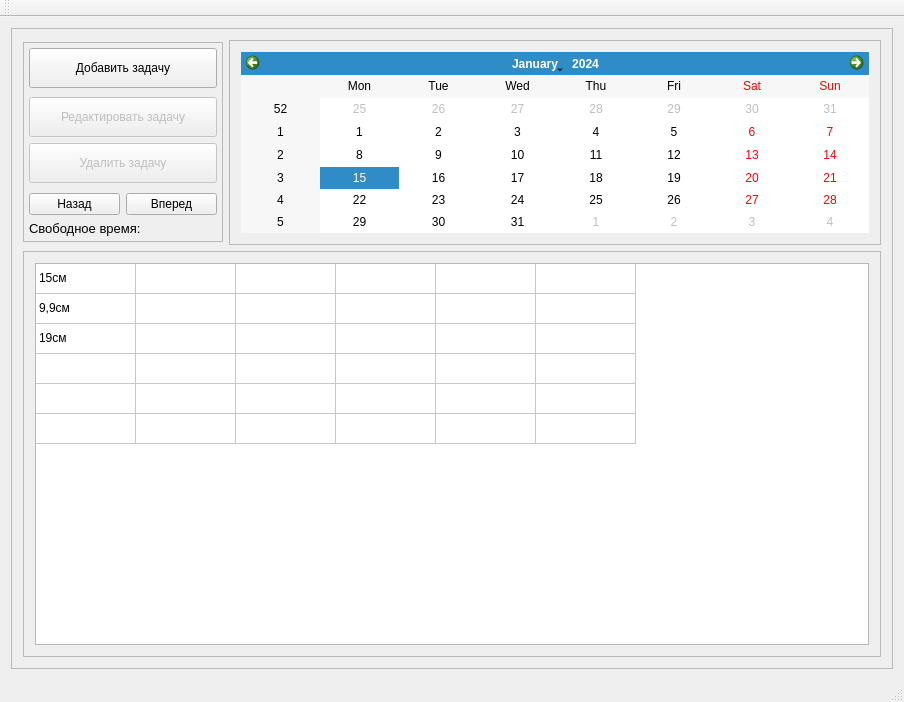
<?xml version="1.0" encoding="UTF-8"?>
<ui version="4.0">
 <class>MainWindow</class>
 <widget class="QMainWindow" name="MainWindow">
  <property name="geometry">
   <rect>
    <x>0</x>
    <y>0</y>
    <width>904</width>
    <height>702</height>
   </rect>
  </property>
  <property name="windowTitle">
   <string>MainWindow</string>
  </property>
  <widget class="QWidget" name="centralWidget">
   <layout class="QGridLayout" name="gridLayout">
    <item row="0" column="0">
     <widget class="QFrame" name="frameMain">
      <property name="frameShape">
       <enum>QFrame::StyledPanel</enum>
      </property>
      <property name="frameShadow">
       <enum>QFrame::Raised</enum>
      </property>
      <layout class="QGridLayout" name="gridLayout_5">
       <item row="0" column="0">
        <layout class="QHBoxLayout" name="horizontalLayout">
         <item>
          <widget class="QFrame" name="frameCtrlButtons">
           <property name="minimumSize">
            <size>
             <width>200</width>
             <height>0</height>
            </size>
           </property>
           <property name="maximumSize">
            <size>
             <width>16777215</width>
             <height>200</height>
            </size>
           </property>
           <property name="frameShape">
            <enum>QFrame::StyledPanel</enum>
           </property>
           <property name="frameShadow">
            <enum>QFrame::Raised</enum>
           </property>
           <layout class="QVBoxLayout" name="verticalLayout">
            <property name="leftMargin">
             <number>5</number>
            </property>
            <property name="topMargin">
             <number>5</number>
            </property>
            <property name="rightMargin">
             <number>5</number>
            </property>
            <property name="bottomMargin">
             <number>5</number>
            </property>
            <item>
             <widget class="QPushButton" name="PushButton_addTask">
              <property name="minimumSize">
               <size>
                <width>0</width>
                <height>40</height>
               </size>
              </property>
              <property name="maximumSize">
               <size>
                <width>200</width>
                <height>45</height>
               </size>
              </property>
              <property name="text">
               <string>Добавить задачу</string>
              </property>
             </widget>
            </item>
            <item>
             <spacer name="verticalSpacer">
              <property name="orientation">
               <enum>Qt::Vertical</enum>
              </property>
              <property name="sizeHint" stdset="0">
               <size>
                <width>20</width>
                <height>40</height>
               </size>
              </property>
             </spacer>
            </item>
            <item>
             <widget class="QPushButton" name="PushButton_editTask">
              <property name="enabled">
               <bool>false</bool>
              </property>
              <property name="minimumSize">
               <size>
                <width>0</width>
                <height>40</height>
               </size>
              </property>
              <property name="maximumSize">
               <size>
                <width>200</width>
                <height>45</height>
               </size>
              </property>
              <property name="text">
               <string>Редактировать задачу</string>
              </property>
             </widget>
            </item>
            <item>
             <spacer name="verticalSpacer_2">
              <property name="orientation">
               <enum>Qt::Vertical</enum>
              </property>
              <property name="sizeHint" stdset="0">
               <size>
                <width>173</width>
                <height>13</height>
               </size>
              </property>
             </spacer>
            </item>
            <item>
             <widget class="QPushButton" name="PushButton_deleteTask">
              <property name="enabled">
               <bool>false</bool>
              </property>
              <property name="minimumSize">
               <size>
                <width>0</width>
                <height>40</height>
               </size>
              </property>
              <property name="maximumSize">
               <size>
                <width>200</width>
                <height>45</height>
               </size>
              </property>
              <property name="text">
               <string>Удалить задачу</string>
              </property>
             </widget>
            </item>
            <item>
             <spacer name="verticalSpacer_3">
              <property name="orientation">
               <enum>Qt::Vertical</enum>
              </property>
              <property name="sizeHint" stdset="0">
               <size>
                <width>20</width>
                <height>40</height>
               </size>
              </property>
             </spacer>
            </item>
            <item>
             <layout class="QHBoxLayout" name="horizontalLayout_2">
              <item>
               <widget class="QPushButton" name="pushButton_prevTimeLine">
                <property name="text">
                 <string>Назад</string>
                </property>
               </widget>
              </item>
              <item>
               <widget class="QPushButton" name="pushButton_nextTimeLine">
                <property name="text">
                 <string>Вперед</string>
                </property>
               </widget>
              </item>
             </layout>
            </item>
            <item>
             <widget class="QLabel" name="label_freeTime">
              <property name="font">
               <font>
                <pointsize>10</pointsize>
               </font>
              </property>
              <property name="text">
               <string>Свободное время:</string>
              </property>
             </widget>
            </item>
           </layout>
          </widget>
         </item>
         <item>
          <widget class="QFrame" name="frameCalendar">
           <property name="minimumSize">
            <size>
             <width>500</width>
             <height>0</height>
            </size>
           </property>
           <property name="maximumSize">
            <size>
             <width>16777215</width>
             <height>205</height>
            </size>
           </property>
           <property name="layoutDirection">
            <enum>Qt::RightToLeft</enum>
           </property>
           <property name="frameShape">
            <enum>QFrame::StyledPanel</enum>
           </property>
           <property name="frameShadow">
            <enum>QFrame::Raised</enum>
           </property>
           <layout class="QGridLayout" name="gridLayout_2">
            <property name="leftMargin">
             <number>11</number>
            </property>
            <property name="topMargin">
             <number>11</number>
            </property>
            <property name="rightMargin">
             <number>11</number>
            </property>
            <property name="bottomMargin">
             <number>11</number>
            </property>
            <item row="0" column="0">
             <widget class="QCalendarWidget" name="calendarWidget">
              <property name="maximumSize">
               <size>
                <width>2341241</width>
                <height>1241241</height>
               </size>
              </property>
              <property name="layoutDirection">
               <enum>Qt::LeftToRight</enum>
              </property>
             </widget>
            </item>
           </layout>
          </widget>
         </item>
        </layout>
       </item>
       <item row="1" column="0">
        <widget class="QFrame" name="frameGantChart">
         <property name="minimumSize">
          <size>
           <width>0</width>
           <height>300</height>
          </size>
         </property>
         <property name="frameShape">
          <enum>QFrame::StyledPanel</enum>
         </property>
         <property name="frameShadow">
          <enum>QFrame::Raised</enum>
         </property>
         <layout class="QGridLayout" name="gridLayout_3">
          <item row="0" column="0">
           <widget class="QTableWidget" name="tableWidget">
            <property name="editTriggers">
             <set>QAbstractItemView::NoEditTriggers</set>
            </property>
            <property name="dragDropOverwriteMode">
             <bool>false</bool>
            </property>
            <property name="rowCount">
             <number>6</number>
            </property>
            <property name="columnCount">
             <number>6</number>
            </property>
            <attribute name="horizontalHeaderVisible">
             <bool>false</bool>
            </attribute>
            <attribute name="horizontalHeaderMinimumSectionSize">
             <number>10</number>
            </attribute>
            <attribute name="verticalHeaderVisible">
             <bool>false</bool>
            </attribute>
            <row>
             <property name="text">
              <string>a</string>
             </property>
            </row>
            <row>
             <property name="text">
              <string>f</string>
             </property>
            </row>
            <row>
             <property name="text">
              <string>b</string>
             </property>
            </row>
            <row>
             <property name="text">
              <string>c</string>
             </property>
            </row>
            <row>
             <property name="text">
              <string>d</string>
             </property>
            </row>
            <row>
             <property name="text">
              <string>e</string>
             </property>
            </row>
            <column>
             <property name="text">
              <string>1</string>
             </property>
            </column>
            <column>
             <property name="text">
              <string>2</string>
             </property>
            </column>
            <column>
             <property name="text">
              <string>3</string>
             </property>
            </column>
            <column>
             <property name="text">
              <string>4</string>
             </property>
            </column>
            <column>
             <property name="text">
              <string>5</string>
             </property>
            </column>
            <column>
             <property name="text">
              <string>6</string>
             </property>
            </column>
            <item row="0" column="0">
             <property name="text">
              <string>15см</string>
             </property>
            </item>
            <item row="1" column="0">
             <property name="text">
              <string>9,9см</string>
             </property>
            </item>
            <item row="2" column="0">
             <property name="text">
              <string>19см</string>
             </property>
            </item>
           </widget>
          </item>
         </layout>
        </widget>
       </item>
      </layout>
     </widget>
    </item>
   </layout>
  </widget>
  <widget class="QMenuBar" name="menuBar">
   <property name="geometry">
    <rect>
     <x>0</x>
     <y>0</y>
     <width>904</width>
     <height>26</height>
    </rect>
   </property>
  </widget>
  <widget class="QToolBar" name="mainToolBar">
   <attribute name="toolBarArea">
    <enum>TopToolBarArea</enum>
   </attribute>
   <attribute name="toolBarBreak">
    <bool>false</bool>
   </attribute>
  </widget>
  <widget class="QStatusBar" name="statusBar"/>
 </widget>
 <layoutdefault spacing="6" margin="11"/>
 <resources/>
 <connections/>
</ui>
